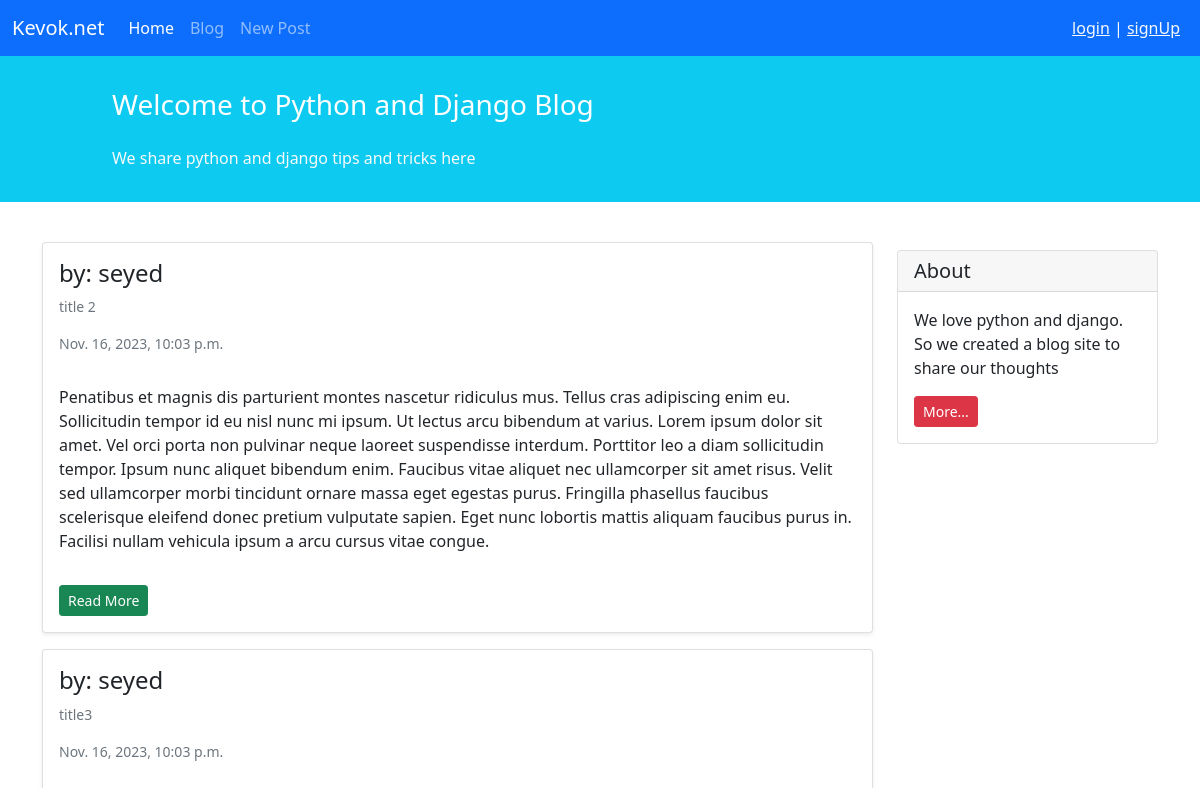
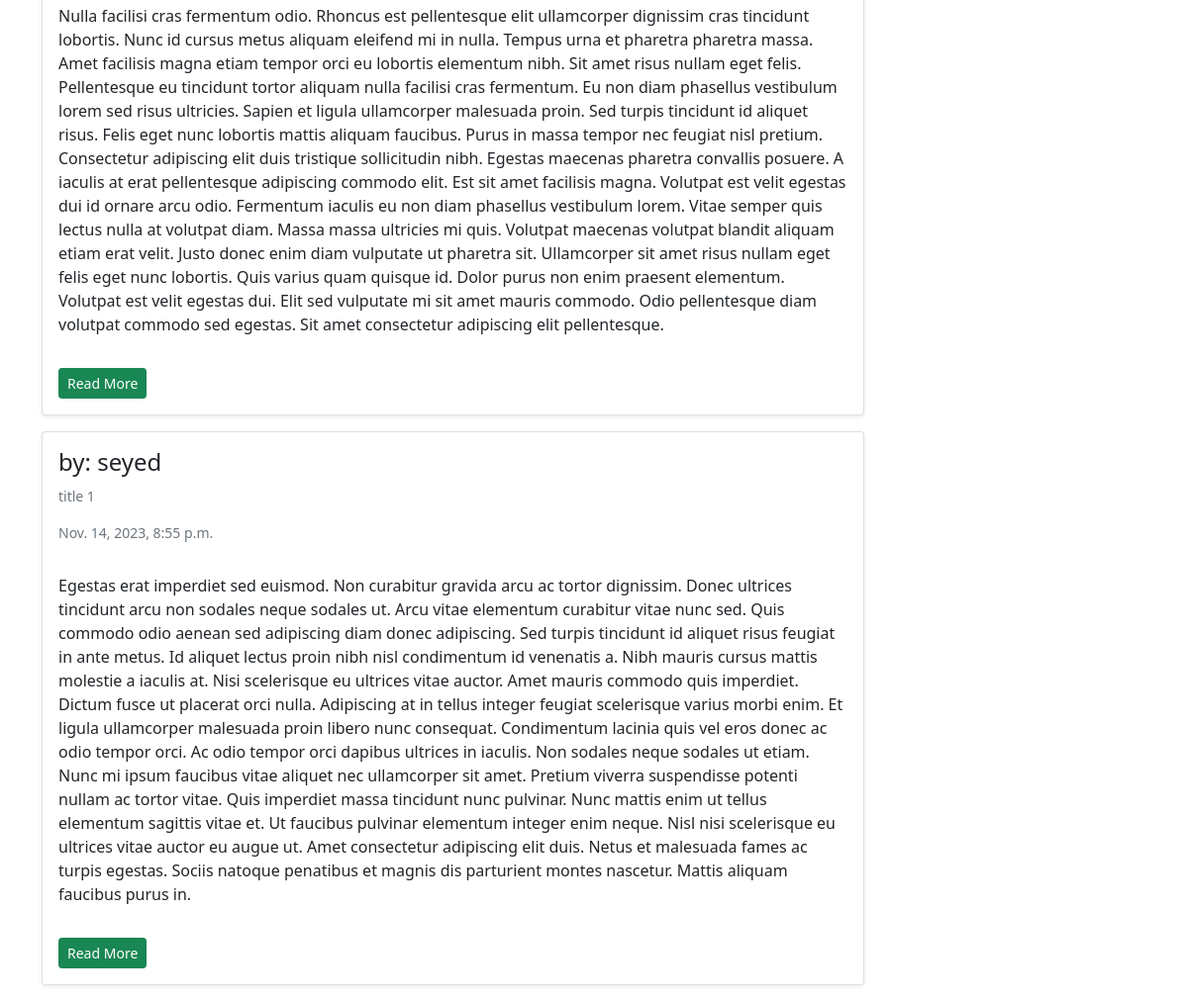
The page /blog/ on the database as committed earlier (2 pictures, top to bottom).
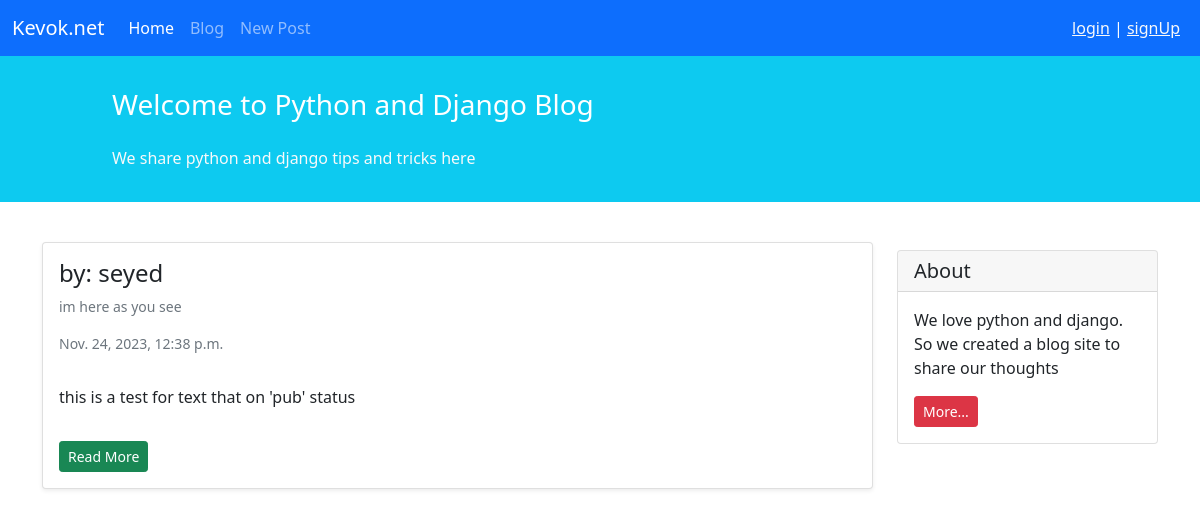
The same page on the database as committed later.
### pages/models.py (models this page shows, shortened)
class Post(models.Model):
    STATUS_CHOICES = (
        ('pub','published'),
        ('drf','draft'),
    )
    title = models.CharField(max_length=100)
    text = models.TextField()
    author = models.ForeignKey('auth.User',on_delete=models.CASCADE) # app auth ->  Table user
    datetime_created = models.DateTimeField(auto_now_add=True)
    datetime_modified = models.DateTimeField(auto_now=True)
    status = models.CharField(choices=STATUS_CHOICES , max_length=3)

### pages/views.py (the view)
# urls.py: path('', views.PostListView.as_view(), name='blog-page'),
class PostListView(generic.ListView):
    model = Post
    template_name = 'blog/post_list.html'
    context_object_name = 'posts'
    def get_queryset(self):
        return Post.objects.filter(status= 'pub').order_by(('-datetime_modified'))

### pages/templates/blog/post_list.html (shortened to what this page needs)
{% extends '_base.html' %}
{% block content %}
    <div class="container mt-4">
        <div class="row">
            <div class="col-9">
                {% for post in posts %}
                    <div class="card shadow-sm my-3">
                        <div class="card-body">
                            <h4 class="author">by: {{ post.author }}</h4>
                            <h5 class="card-subtitle mb-2 text-muted small py-2">{{ post.title }}</h5>
                            <h6 class="card-subtitle mb-2 text-muted small py-2">{{ post.datetime_created }}</h6>
                            <p class="card-text py-3">
                                {{ post.text }}
                            </p>
                            <div>
                                <a class="btn btn-sm btn-success" href="{% url 'post-detail' post.id %}">Read More </a>
                            </div>
                        </div>
                    </div>
                {% endfor %}
            </div>
            <div class="col-3">
                <div class="card my-4">
                    <h5 class="card-header">About</h5>
                    <div class="card-body">
                        <p class="card-text">We love python and django. So we created a blog site to share our
                            thoughts</p>
                        <a href="#"
                           class="btn btn-sm btn-danger">
                            More...
                        </a>
                    </div>
                </div>
            </div>
        </div>
    </div>
{% endblock content %}

### templates/_base.html (shortened to what this page needs)
<!doctype html>
<html lang="en">
<head>
    <link href="https://cdn.jsdelivr.net/npm/bootstrap@5.1.3/dist/css/bootstrap.min.css" rel="stylesheet"
>
</head>
<body>
<nav class="navbar navbar-expand-lg navbar-dark bg-primary">
    <div class="container-fluid">
        <a class="navbar-brand" href="{% url 'blog-page' %}">Kevok.net</a>
        <div class="collapse navbar-collapse" id="navbarNavAltMarkup">
            <div class="navbar-nav">
                <a class="nav-link active" aria-current="page" href="{% url 'blog-page' %}">Home</a>
                <a class="nav-link" href="{% url 'blog-page' %}">Blog</a>
                <a class="nav-link" href="{% url 'new-post' %}">New Post</a>
            </div>
        </div>
        <div class="mx-2 text-white">
            {% if user.is_authenticated %}
                <p>welcome {{ user.username }}</p>
                <a class="text-light" href="{% url 'logout' %}">logout</a>
                {% else %}
                    <a class="text-light" href="{% url 'login' %}"> login</a> | <a class="text-light" href="{% url 'signup' %}"> signUp </a>
            {% endif %}
        </div>
    </div>
</nav>
<div class="container-fluid bg-info">
    <div class="row py-3">
        <div class="col-md-8 col-md-10 mx-auto">
            <h3 class="my-4 mt-3 text-white">Welcome to Python and Django Blog</h3>
            <p class="text-light">We share python and django tips and tricks here</p>
        </div>
    </div>
</div>
    {% block content %}
    {% endblock %}
</body>
</html>

Rows that differ between the two databases and show on the page:
removed Post: author "seyed", title "title 2", datetime_created "Nov. 16, 2023, 10:03 p.m.", text "Penatibus et magnis dis parturient montes nascetur ridiculus mus. Tellus cras adipiscing enim eu. Sollicitudin tempor id eu nisl nunc mi ipsum. Ut lectus arcu bibendum at varius. Lorem ipsum dolor sit amet. Vel orci porta non pulvinar neque laoreet suspendisse interdum. Porttitor leo a diam sollicitudin tempor. Ipsum nunc aliquet bibendum enim. Faucibus vitae aliquet nec ullamcorper sit amet risus. Velit sed ullamcorper morbi tincidunt ornare massa eget egestas purus. Fringilla phasellus faucibus scelerisque eleifend donec pretium vulputate sapien. Eget nunc lobortis mattis aliquam faucibus purus in. Facilisi nullam vehicula ipsum a arcu cursus vitae congue."
removed Post: author "seyed", title "title3", datetime_created "Nov. 16, 2023, 10:03 p.m.", text "Nulla facilisi cras fermentum odio. Rhoncus est pellentesque elit ullamcorper dignissim cras tincidunt lobortis. Nunc id cursus metus aliquam eleifend mi in nulla. Tempus urna et pharetra pharetra massa. Amet facilisis magna etiam tempor orci eu lobortis elementum nibh. Sit amet risus nullam eget felis. Pellentesque eu tincidunt tortor aliquam nulla facilisi cras fermentum. Eu non diam phasellus vestibulum lorem sed risus ultricies. Sapien et ligula ullamcorper malesuada proin. Sed turpis tincidunt id aliquet risus. Felis eget nunc lobortis mattis aliquam faucibus. Purus in massa tempor nec feugiat nisl pretium. Consectetur adipiscing elit duis tristique sollicitudin nibh. Egestas maecenas…"
removed Post: author "seyed", title "title 1", datetime_created "Nov. 14, 2023, 8:55 p.m.", text "Egestas erat imperdiet sed euismod. Non curabitur gravida arcu ac tortor dignissim. Donec ultrices tincidunt arcu non sodales neque sodales ut. Arcu vitae elementum curabitur vitae nunc sed. Quis commodo odio aenean sed adipiscing diam donec adipiscing. Sed turpis tincidunt id aliquet risus feugiat in ante metus. Id aliquet lectus proin nibh nisl condimentum id venenatis a. Nibh mauris cursus mattis molestie a iaculis at. Nisi scelerisque eu ultrices vitae auctor. Amet mauris commodo quis imperdiet. Dictum fusce ut placerat orci nulla. Adipiscing at in tellus integer feugiat scelerisque varius morbi enim. Et ligula ullamcorper malesuada proin libero nunc consequat. Condimentum lacinia quis…"
added Post: author "seyed", title "im here as you see", datetime_created "Nov. 24, 2023, 12:38 p.m.", text "this is a test for text that on 'pub' status"
